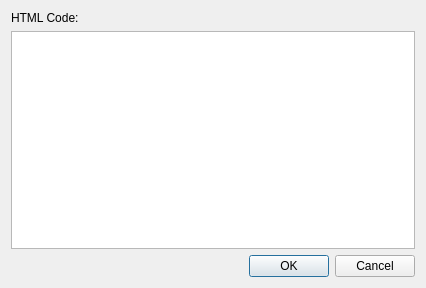
<?xml version="1.0" encoding="UTF-8"?>
<ui version="4.0">
 <class>InsertHtmlDialog</class>
 <widget class="QDialog" name="InsertHtmlDialog">
  <property name="geometry">
   <rect>
    <x>0</x>
    <y>0</y>
    <width>426</width>
    <height>288</height>
   </rect>
  </property>
  <property name="windowTitle">
   <string>Insert HTML</string>
  </property>
  <layout class="QVBoxLayout" name="verticalLayout">
   <item>
    <widget class="QLabel" name="label">
     <property name="text">
      <string>HTML Code:</string>
     </property>
    </widget>
   </item>
   <item>
    <widget class="QPlainTextEdit" name="plainTextEdit"/>
   </item>
   <item>
    <widget class="QDialogButtonBox" name="buttonBox">
     <property name="orientation">
      <enum>Qt::Horizontal</enum>
     </property>
     <property name="standardButtons">
      <set>QDialogButtonBox::Cancel|QDialogButtonBox::Ok</set>
     </property>
    </widget>
   </item>
  </layout>
 </widget>
 <resources>
  <include location="../qmc2.qrc"/>
 </resources>
 <connections/>
</ui>
